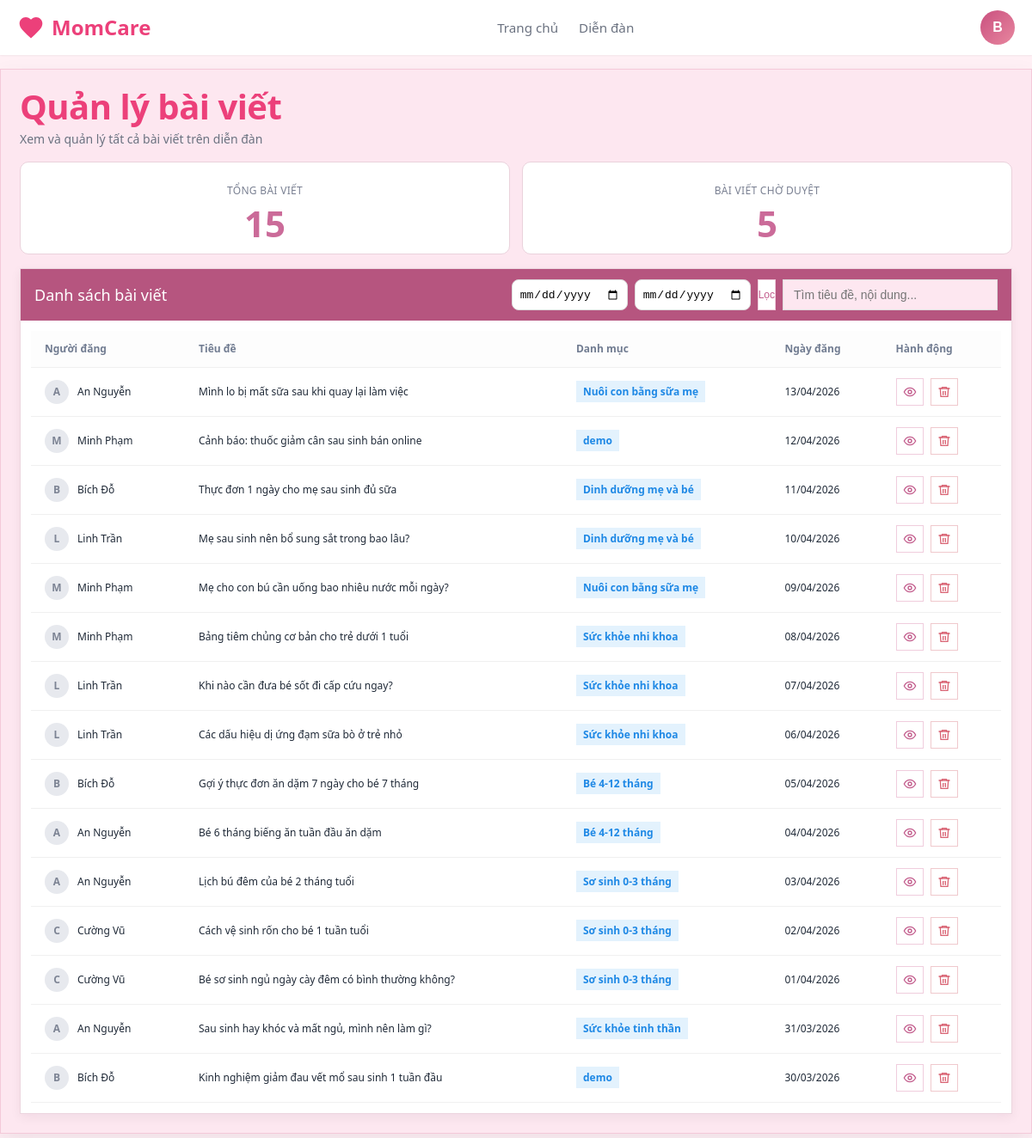
The app's page /admin-panel/posts/ (signed in) with its own data.
### momcare_forum/models.py (models this page shows, shortened)
class Post(models.Model):
    PRIVACY_CHOICES = [
        ('public', 'Công khai'),
        ('anonymous', 'Ẩn danh'),
    ]
    VERIFICATION_REASONS = [
        ('accurate', 'Bài viết chứa nội dung phù hợp với kiến thức y khoa hiện hành'),
        ('safe', 'Thông tin trong bài viết an toàn cho mẹ và bé'),
        ('useful', 'Bài viết cung cấp kiến thức chăm sóc sức khỏe hữu ích'),
        ('nutrition', 'Thông tin dinh dưỡng đã được kiểm chứng'),
        ('confirmed', 'Thông tin trong bài viết đã được bác sĩ xác nhận'),
        ('reference', 'Bài viết có giá trị tham khảo'),
        ('expert', 'Nội dung phù hợp với khuyến nghị của chuyên gia'),
    ]
    title = models.CharField(max_length=255, verbose_name="Tiêu đề")
    content = models.TextField(verbose_name="Nội dung")
    category = models.ForeignKey(Category, on_delete=models.PROTECT, related_name="posts", verbose_name="Danh mục")
    author = models.ForeignKey(User, on_delete=models.CASCADE, related_name="posts", verbose_name="Người đăng")
    privacy = models.CharField(max_length=20, choices=PRIVACY_CHOICES, default='public', verbose_name="Chế độ hiển thị")
    image = models.ImageField(upload_to='posts/', blank=True, null=True, verbose_name="Hình ảnh mô tả")
    verified_by_expert = models.BooleanField(default=False, verbose_name="Được chuyên gia kiểm duyệt")
    verification_reason = models.CharField(max_length=20, choices=VERIFICATION_REASONS, blank=True, verbose_name="Lý do kiểm duyệt")
    verification_reasons = models.TextField(blank=True, verbose_name="Danh sách lý do kiểm duyệt")
    verification_note = models.TextField(blank=True, verbose_name="Ghi chú kiểm duyệt")
    verified_by = models.ForeignKey(User, on_delete=models.SET_NULL, null=True, blank=True, related_name='verified_posts', verbose_name="Người kiểm duyệt")
    verified_at = models.DateTimeField(null=True, blank=True, verbose_name="Thời gian kiểm duyệt")
    likes = models.ManyToManyField(User, related_name="liked_posts", blank=True)
    report_count = models.IntegerField(default=0, verbose_name="Số lần báo cáo")
    is_hidden = models.BooleanField(default=False, verbose_name="Ẩn bài viết")
    created_at = models.DateTimeField(auto_now_add=True)
    updated_at = models.DateTimeField(auto_now=True)
    class Meta:
        ordering = ['-created_at']

class Category(models.Model):
    COLOR_CHOICES = [
        ('pink', 'Hồng'),
        ('blue', 'Xanh lam'),
        ('green', 'Xanh lá'),
        ('orange', 'Cam'),
        ('purple', 'Tím'),
        ('teal', 'Xanh mòng két'),
    ]
    name = models.CharField(max_length=100, verbose_name="Tên danh mục")
    slug = models.SlugField(max_length=120, unique=True, blank=True)
    color_dot = models.CharField(max_length=20, choices=COLOR_CHOICES, default='pink', verbose_name="Màu chấm")
    description = models.TextField(blank=True, null=True, verbose_name="Mô tả")
    created_at = models.DateTimeField(auto_now_add=True)
    class Meta:
        verbose_name = "Danh mục"
        verbose_name_plural = "Danh mục"

### momcare_forum/views.py (the view)
    def wrapper(request, *args, **kwargs):
        if not request.user.is_authenticated:
            return redirect('/admin/login/?next=/admin/')
        if not request.user.is_staff:
            return HttpResponseForbidden("❌ Bạn không có quyền vào admin panel")
        return view_func(request, *args, **kwargs)

### momcare_forum/views.py (called while the page is built)
def admin_login_required(view_func):
    def wrapper(request, *args, **kwargs):
        if not request.user.is_authenticated:
            return redirect('/admin/login/?next=/admin/')
        if not request.user.is_staff:
            return HttpResponseForbidden("❌ Bạn không có quyền vào admin panel")
        return view_func(request, *args, **kwargs)
    return wrapper

@admin_login_required
def admin_posts(request):
    posts = Post.objects.select_related('author', 'category', 'verified_by').order_by('-created_at')
    date_from = request.GET.get('date_from', '').strip()
    date_to = request.GET.get('date_to', '').strip()
    if date_from:
        posts = posts.filter(created_at__date__gte=date_from)
    if date_to:
        posts = posts.filter(created_at__date__lte=date_to)
    context = {
        'posts': posts,
        'total_posts': posts.count(),
        'verified_posts': posts.filter(verified_by_expert=True).count(),
        'hidden_posts': posts.filter(is_hidden=True).count(),
        'unverified_count': posts.filter(verified_by_expert=False).count(),
        'date_from': date_from,
        'date_to': date_to,
    }
    return render(request, 'admin_posts.html', context)

### momcare_forum/templates/admin_posts.html (shortened to what this page needs)
{% extends 'admin_base.html' %}
{% load static %}
{% block content %}
  <div class="page-header">
    <div>
      <h1 class="page-title">Quản lý bài viết</h1>
      <p class="page-subtitle">Xem và quản lý tất cả bài viết trên diễn đàn</p>
    </div>
  </div>
  <section class="duo-metric-grid">
    <article class="duo-metric-card">
      <div class="metric-label">Tổng bài viết</div>
      <div class="number" id="total-posts-count">{{ total_posts|default:0 }}</div>
    </article>
    <article class="duo-metric-card">
      <div class="metric-label">Bài viết chờ duyệt</div>
      <div class="number">{{ unverified_count|default:0 }}</div>
    </article>
  </section>
  <div class="table-card">
    <div class="table-title" style="display: flex; justify-content: space-between; align-items: center;">
      <span>Danh sách bài viết</span>
      <div class="search-box-inline" style="display:flex; gap:8px; align-items:center;">
        <form method="get" style="display:flex; gap:8px; align-items:center;">
          <input type="date" name="date_from" value="{{ date_from }}" style="height: 36px; border-radius: 8px; border: 1px solid #ddd; padding: 0 8px; font-size: 13px;">
          <input type="date" name="date_to" value="{{ date_to }}" style="height: 36px; border-radius: 8px; border: 1px solid #ddd; padding: 0 8px; font-size: 13px;">
          <button type="submit" class="btn-ghost" style="height:36px;">Lọc</button>
        </form>
        <input type="text" id="post-search-input" class="search-input" placeholder="Tìm tiêu đề, nội dung..." style="width: 250px; height: 36px; border-radius: 8px; border: 1px solid #ddd; padding: 0 12px; font-size: 14px;">
      </div>
    </div>
    <div class="table-wrap">
      <table class="admin-table">
        <thead>
          <tr>
            <th>Người đăng</th>
            <th>Tiêu đề</th>
            <th>Danh mục</th>
            <th>Ngày đăng</th>
            <th>Hành động</th>
          </tr>
        </thead>
        <tbody id="posts-table-body">
          {% for post in posts %}
          <tr class="post-row">
            <td>
              <div class="admin-user-cell">
                <div class="admin-avatar">{{ post.author.first_name|first|default:post.author.username|first }}</div>
                <span>{{ post.author.get_full_name|default:post.author.username }}</span>
              </div>
            </td>
            <td class="post-title-cell">{{ post.title }}</td>
            <td><span class="badge-soft blue">{{ post.category.name }}</span></td>
            <td>{{ post.created_at|date:"d/m/Y" }}</td>
            <td>
              <div class="table-actions">
                <button class="btn-ghost" title="Xem"><span data-admin-icon="view" aria-hidden="true"></span></button>
                <button class="btn-danger-outline" title="Xóa"><span data-admin-icon="delete" aria-hidden="true"></span></button>
              </div>
            </td>
          </tr>
          {% endfor %}
        </tbody>
      </table>
    </div>
  </div>
{% endblock %}

### momcare_forum/templates/admin_base.html (shortened to what this page needs)
{% load static %}
<!DOCTYPE html>
<html lang="vi">
<head>
  <link rel="stylesheet" href="{% static 'css/main.css' %}">
  <link rel="stylesheet" href="{% static 'css/admin_panel.css' %}">
</head>
<body>
  <header class="header">
    <div class="header-container">
      <a href="{% url 'admin_dashboard' %}" class="logo">
        <svg class="logo-icon" viewBox="0 0 24 24" fill="currentColor" aria-hidden="true">
          <path d="M12 21.35l-1.45-1.32C5.4 15.36 2 12.28 2 8.5 2 5.42 4.42 3 7.5 3c1.74 0 3.41.81 4.5 2.09C13.09 3.81 14.76 3 16.5 3 19.58 3 22 5.42 22 8.5c0 3.78-3.4 6.86-8.55 11.54L12 21.35z"/>
        </svg>
        MomCare
      </a>
      <nav class="nav-menu">
        <a href="{% url 'landing' %}" class="nav-link">Trang chủ</a>
        <a href="{% url 'forum' %}" class="nav-link">Diễn đàn</a>
      </nav>
      <div class="header-actions">
        <div class="user-dropdown">
          <button class="user-avatar-btn" type="button" aria-label="Tài khoản admin">
            <div class="user-avatar">{{ user.username|first|upper }}</div>
          </button>
        </div>
      </div>
    </div>
  </header>
  <main class="admin-main">
    {% block content %}{% endblock %}
  </main>
</body>
</html>

### momcare_forum/static/css/main.css (style rules this page uses)
:root { --primary-teal: #26a69a; --primary-green: #66bb6a; --primary-blue: #42a5f5; --primary-orange: #ffa726; --primary-purple: #ab47bc; --bg-beige: #f9f3e6; --bg-white: var(--bg-card); --bg-light: #f5f5f5; --text-light: #9ca3af; --border-gray: #d1d5db; --shadow-sm: 0 1px 2px rgba(0, 0, 0, 0.05); --shadow-md: 0 4px 6px -1px rgba(0, 0, 0, 0.1); --shadow-lg: 0 10px 15px -3px rgba(0, 0, 0, 0.1); --primary-pink: #ec407a; --primary-pink-light: #f48fb1; --primary-pink-dark: #d81b60; --bg-main: #fff0f5; --bg-card: #ffffff; --bg-soft: #fde7f0; --text-dark: #1f2937; --text-gray: #6b7280; --border-light: #f4c9d9; }
* { margin: 0; padding: 0; box-sizing: border-box; }
body { font-family: -apple-system, BlinkMacSystemFont, 'Segoe UI', Roboto, 'Helvetica Neue', Arial, sans-serif; background-color: var(--bg-main); color: var(--text-dark); line-height: 1.5; }
a { text-decoration: none; color: inherit; }
.header { background-color: var(--bg-card); box-shadow: var(--shadow-sm); position: sticky; top: 0; z-index: 100; }
.header-container { max-width: 1200px; margin: 0 auto; padding: 12px 20px; display: flex; align-items: center; justify-content: space-between; gap: 20px; }
.logo { display: flex; align-items: center; gap: 8px; font-size: 1.5rem; font-weight: 700; color: var(--primary-pink); }
.logo-icon { width: 32px; height: 32px; }
.search-input { width: 100%; padding: 10px 16px; border: 2px solid var(--border-light); border-radius: 24px; font-size: 0.9rem; background-color: var(--bg-soft); transition: all 0.2s ease; }
.nav-menu { display: flex; align-items: center; gap: 24px; }
.nav-link { font-size: 0.95rem; color: var(--text-gray); font-weight: 500; transition: color 0.2s ease; }
.header-actions { display: flex; align-items: center; gap: 16px; }
.user-dropdown { position: relative; }
.user-avatar-btn { background: none; border: none; cursor: pointer; padding: 0; }
.user-avatar { width: 36px; height: 36px; border-radius: 50%; background: var(--primary-pink); color: white; display: flex; align-items: center; justify-content: center; font-size: 0.9rem; font-weight: 600; transition: transform 0.2s; }

### momcare_forum/templates/admin_base.html (style rules this page uses)
.admin-icon-inline { display: inline-flex; align-items: center; justify-content: center; flex-shrink: 0; }
.user-dropdown { position: relative; }
.user-avatar-btn { background: transparent; border: none; cursor: pointer; padding: 0; }
.user-avatar { width: 40px; height: 40px; border-radius: 50%; background: linear-gradient(135deg, #c9507f 0%, #e8879f 100%); color: white; display: flex; align-items: center; justify-content: center; font-weight: 600; font-size: 16px; }

### momcare_forum/templates/admin_posts.html (style rules this page uses)
.admin-table { width: 100%; border-collapse: collapse; font-size: 14px; }
.admin-table th, .admin-table td { padding: 12px 16px; text-align: left; border-bottom: 1px solid #f0f0f0; }
.admin-table th { background: #fdfdfd; font-weight: 600; color: #717c91; }
.admin-user-cell { display: flex; align-items: center; gap: 10px; }
.badge-soft { padding: 4px 8px; border-radius: 4px; font-size: 12px; font-weight: 600; }
.badge-soft.blue { background: #e3f2fd; color: #1e88e5; }
.table-actions { display: flex; gap: 8px; }
.table-actions button { width: 32px; height: 32px; display: flex; align-items: center; justify-content: center; padding: 0; }

### records on screen
Post: author.first_name|first "A", author.get_full_name "An Nguyễn", title "Mình lo bị mất sữa sau khi quay lại làm việc", category.name "Nuôi con bằng sữa mẹ", created_at "13/04/2026"
Post: author.first_name|first "M", author.get_full_name "Minh Phạm", title "Cảnh báo: thuốc giảm cân sau sinh bán online", category.name "demo", created_at "12/04/2026"
Post: author.first_name|first "B", author.get_full_name "Bích Đỗ", title "Thực đơn 1 ngày cho mẹ sau sinh đủ sữa", category.name "Dinh dưỡng mẹ và bé", created_at "11/04/2026"
Post: author.first_name|first "L", author.get_full_name "Linh Trần", title "Mẹ sau sinh nên bổ sung sắt trong bao lâu?", category.name "Dinh dưỡng mẹ và bé", created_at "10/04/2026"
Post: author.first_name|first "M", author.get_full_name "Minh Phạm", title "Mẹ cho con bú cần uống bao nhiêu nước mỗi ngày?", category.name "Nuôi con bằng sữa mẹ", created_at "09/04/2026"
Post: author.first_name|first "M", author.get_full_name "Minh Phạm", title "Bảng tiêm chủng cơ bản cho trẻ dưới 1 tuổi", category.name "Sức khỏe nhi khoa", created_at "08/04/2026"
Post: author.first_name|first "L", author.get_full_name "Linh Trần", title "Khi nào cần đưa bé sốt đi cấp cứu ngay?", category.name "Sức khỏe nhi khoa", created_at "07/04/2026"
Post: author.first_name|first "L", author.get_full_name "Linh Trần", title "Các dấu hiệu dị ứng đạm sữa bò ở trẻ nhỏ", category.name "Sức khỏe nhi khoa", created_at "06/04/2026"
Post: author.first_name|first "B", author.get_full_name "Bích Đỗ", title "Gợi ý thực đơn ăn dặm 7 ngày cho bé 7 tháng", category.name "Bé 4-12 tháng", created_at "05/04/2026"
Post: author.first_name|first "A", author.get_full_name "An Nguyễn", title "Bé 6 tháng biếng ăn tuần đầu ăn dặm", category.name "Bé 4-12 tháng", created_at "04/04/2026"
Post: author.first_name|first "A", author.get_full_name "An Nguyễn", title "Lịch bú đêm của bé 2 tháng tuổi", category.name "Sơ sinh 0-3 tháng", created_at "03/04/2026"
Post: author.first_name|first "C", author.get_full_name "Cường Vũ", title "Cách vệ sinh rốn cho bé 1 tuần tuổi", category.name "Sơ sinh 0-3 tháng", created_at "02/04/2026"
Post: author.first_name|first "C", author.get_full_name "Cường Vũ", title "Bé sơ sinh ngủ ngày cày đêm có bình thường không?", category.name "Sơ sinh 0-3 tháng", created_at "01/04/2026"
Post: author.first_name|first "A", author.get_full_name "An Nguyễn", title "Sau sinh hay khóc và mất ngủ, mình nên làm gì?", category.name "Sức khỏe tinh thần", created_at "31/03/2026"
Post: author.first_name|first "B", author.get_full_name "Bích Đỗ", title "Kinh nghiệm giảm đau vết mổ sau sinh 1 tuần đầu", category.name "demo", created_at "30/03/2026"

### other values on screen
{{ user.username|first|upper }} "B"
{{ total_posts|default:0 }} "15"
{{ unverified_count|default:0 }} "5"
